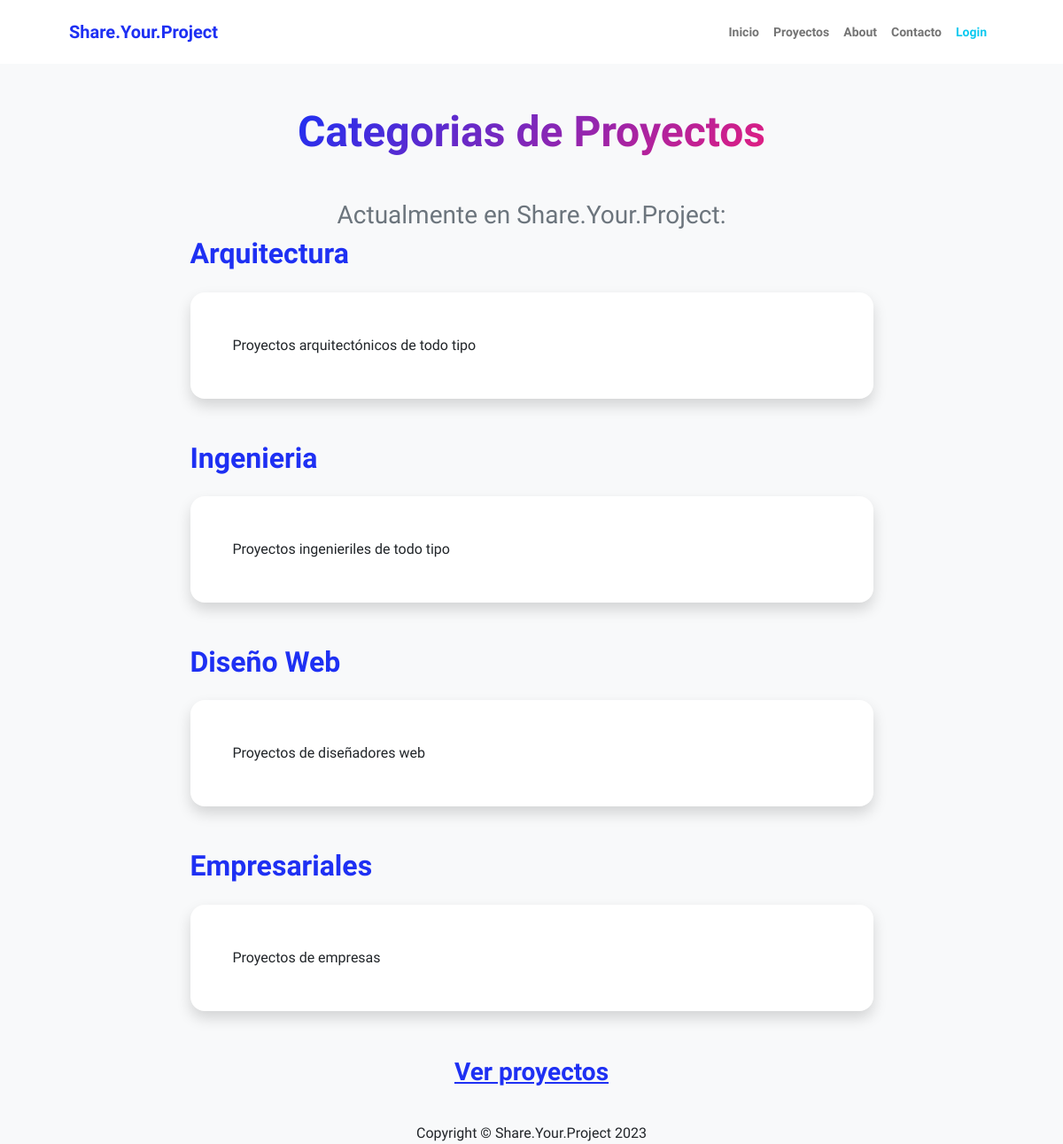
The app's page /proyectocategoria/list/, older data.
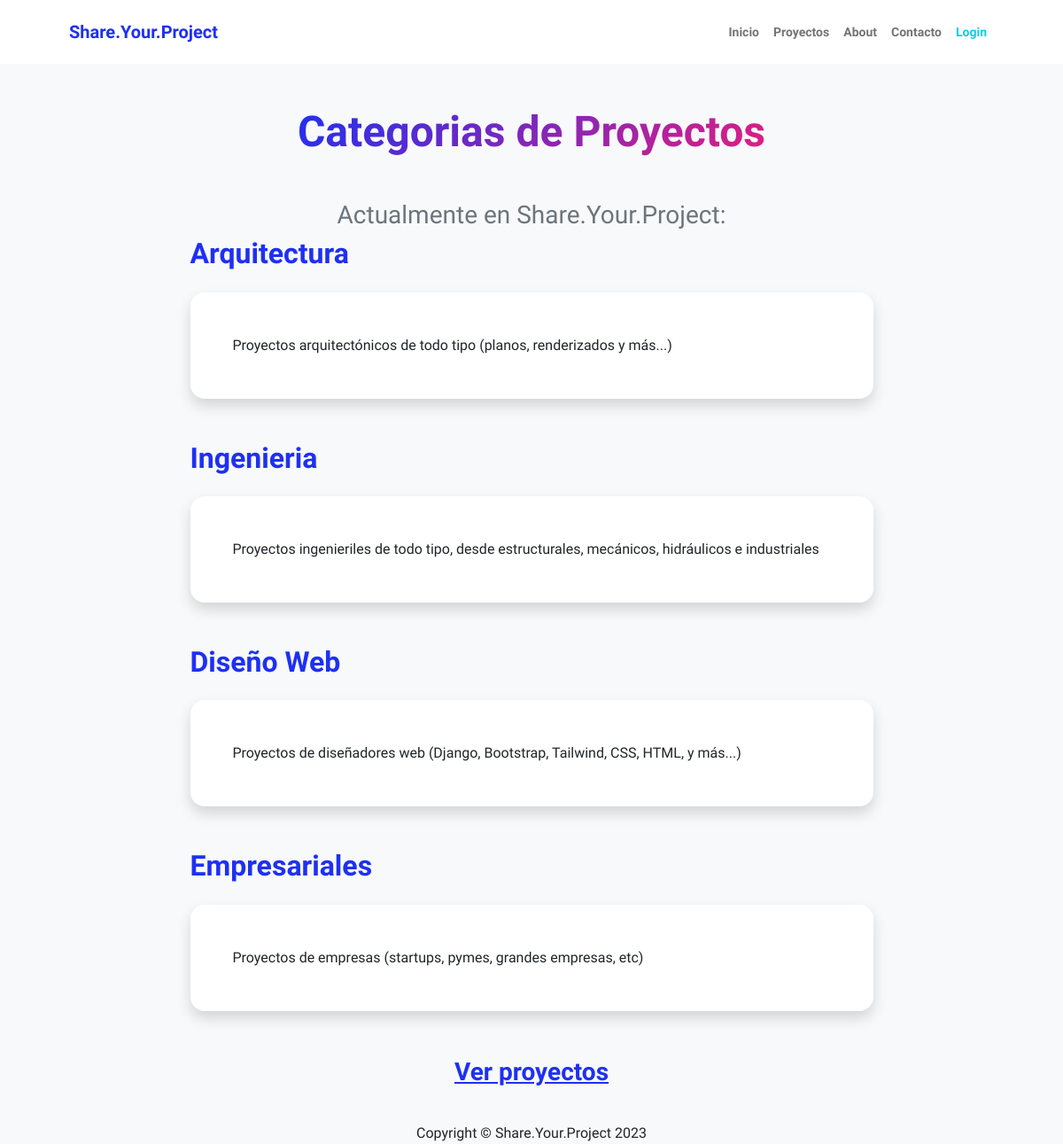
The same page, newer data.
### apps/proyectos/models.py (models this page shows, shortened)
class ProyectoCategoria(models.Model):
    nombre = models.CharField(max_length=100, unique=True)
    descripcion = models.CharField(max_length=200, verbose_name="descripción")
    class Meta:
        verbose_name = "categoría de proyectos"
        verbose_name_plural = "categoría de proyectos"

### apps/proyectos/views.py (the view)
# urls.py: path("proyectocategoria/list/", views.ProyectoCategoriaList.as_view(),
class ProyectoCategoriaList(ListView):
    model = models.ProyectoCategoria

### apps/proyectos/templates/proyectos/proyectocategoria_list.html
{% extends 'proyectos/base.html' %}
{% block TITULO_BASE %}
    <div class="text-center mb-5">
        <h1 class="display-5 fw-bolder mb-0"><span class="text-gradient d-inline">Categorias de Proyectos</span></h1>
    </div>
    <div>
        <h2 class="text-center fs-3 fw-light text-muted ">Actualmente en Share.Your.Project:</h2>
    </div>
{% endblock TITULO_BASE %}
{% block CONTENIDO %}
    {%if object_list %}
        {% for object in object_list %}
                <div class="d-flex align-items-center justify-content-between mb-4">
                    <h2 class="text-primary fw-bolder mb-0">{{object.nombre}}</h2>
                </div>
                <div class="card shadow border-0 rounded-4 mb-5">
                    <div class="card-body p-5">
                        {{object.descripcion}}
                    </div>
                </div>
        {% endfor %}
        <div class="text-center">
            <a class="fs-3 fw-bolder " href="{% url 'proyectos:proyecto_list' %}">Ver proyectos</a>
        </div>
    {% endif %}
{% endblock CONTENIDO %}

Row changes from the older to the newer data that the page shows:
changed ProyectoCategoria "Arquitectura": descripcion "Proyectos arquitectónicos de todo tipo" → "Proyectos arquitectónicos de todo tipo (planos, renderizados y más...)"
changed ProyectoCategoria "Ingenieria": descripcion "Proyectos ingenieriles de todo tipo" → "Proyectos ingenieriles de todo tipo, desde estructurales, mecánicos, hidráulicos e industriales"
changed ProyectoCategoria "Diseño Web": descripcion "Proyectos de diseñadores web" → "Proyectos de diseñadores web (Django, Bootstrap, Tailwind, CSS, HTML, y más...)"
changed ProyectoCategoria "Empresariales": descripcion "Proyectos de empresas" → "Proyectos de empresas (startups, pymes, grandes empresas, etc)"
